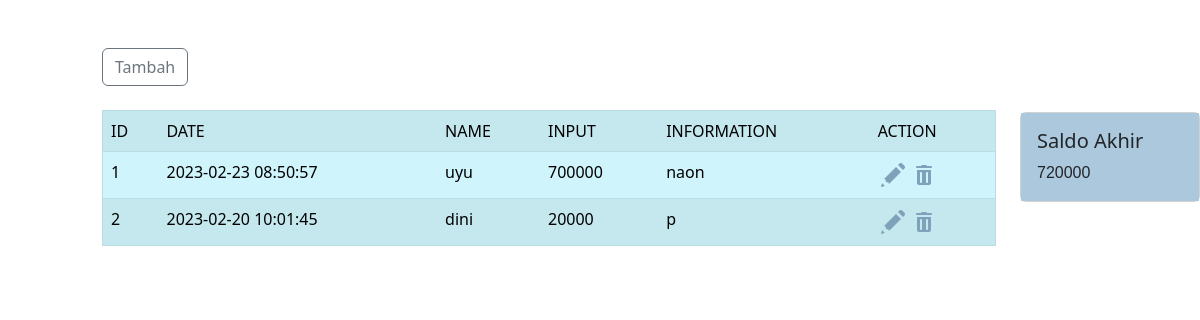
The app's page /admin/tampil_in.php with its own data.
### tables this page shows
CREATE TABLE `tb_input` (
  `Id` int(11) NOT NULL,
  `Name` varchar(45) NOT NULL,
  `Date` datetime NOT NULL DEFAULT current_timestamp() ON UPDATE current_timestamp(),
  `Saldo` double NOT NULL,
  `Information` text NOT NULL
);

### admin/tampil_in.php (the view)
<?php
include "../header.php";
include "../koneksi.php";
?>
<link rel="stylesheet" href="../style.css" type="text/css">
<div class="row">
    <div class="col-lg-1"></div>
<div class="col-lg-9">
            <div class="pt-5">
            <a href="index.php?page=Pemasukan" class=""><button class="btn btn-outline-secondary" type="submit">Tambah</button></a><br>
        <?php
                $result = mysqli_query($conn, 'SELECT SUM(Saldo) AS Saldo FROM tb_input');
                $row = mysqli_fetch_assoc($result);
                $sum = $row['Saldo'];
        ?> <br>
            <table border=1; class="table table-info table-striped" >
            <tr>
                <td>ID</td>
                <td>DATE</td>
                <td>NAME</td>
                <td>INPUT</td>
                <td>INFORMATION</td>
                <td>ACTION</td>
            </tr>
            <?php
            $sql = "SELECT * FROM tb_input  ORDER BY Id DESC";
            $result = $conn->query($sql);
            $data = 1;
            while ($row=$result->fetch_assoc()) {
             ?>
                <tr>
                    <td><?php echo $data++?></td>
                    <td><?php echo $row["Date"]?></td>
                    <td><?php echo $row["Name"]?></td>
                    <td><?php echo $row["Saldo"]?></td>
                    <td><?php echo $row["Information"]?></td>
                    <td><a href="index.php?page=edit_in&Id=<?php echo $row['Id']?>" ><img src="../img/edit.png"  alt=""></a>
                    <a href="delete_in.php?Id=<?php echo $row['Id']?>"><img src="../img/delete.png" alt=""></a></td>
                </tr>
                    <?php
                        }
                ?>
            </table>
            </div>
        </div>
        <div class="pt-5 col-lg-2 mt-5">
<div class="card mt-3">
      <div class="card-body" style=background-color:#ACC8DC;>
        <h5 class="card-title">Saldo Akhir</h5>
        <p class="card-text"><?php echo $sum;?></p>
      </div>
    </div>
</div>
<?php
include "../footer.php";
?>

### style.css (style rules this page uses)
div p { font-family:Verdana, Geneva, Tahoma, sans-serif ; }

### records on screen
tb_input: Date "2023-02-23 08:50:57", Name "uyu", Saldo "700000", Information "naon"
tb_input: Date "2023-02-20 10:01:45", Name "dini", Saldo "20000", Information "p"

### other values on screen
$sum "720000"
